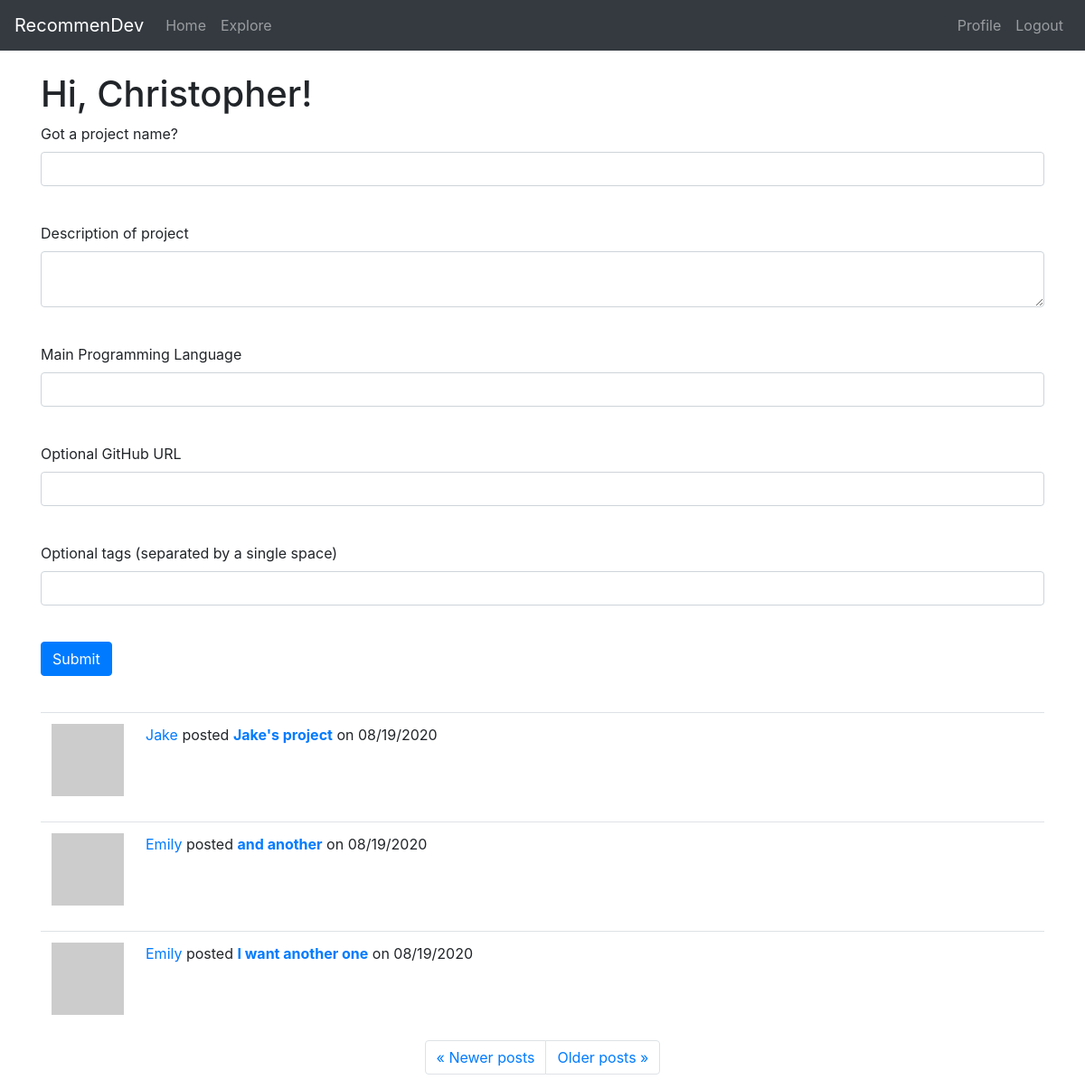
/index?page=3 (signed in), run on the app's committed database.
### app/models.py (models this page shows, shortened)
class User(UserMixin, db.Model):
    id = db.Column(db.Integer, primary_key=True)
    username = db.Column(db.String(30), index=True, unique=True)
    email = db.Column(db.String(50), index=True, unique=True)
    password_hash = db.Column(db.String(128))
    projects = db.relationship('Project', backref='owner', lazy='dynamic')
    about_me = db.Column(db.String(140))
    last_seen = db.Column(db.DateTime, default=datetime.utcnow)
    followed = db.relationship(
        'User', secondary=followers,
        primaryjoin=(followers.c.follower_id == id),
        secondaryjoin=(followers.c.followed_id == id),
        backref=db.backref('followers', lazy='dynamic'), lazy='dynamic')
    def avatar(self, size):
        digest = md5(self.email.lower().encode('utf-8')).hexdigest()
        return 'https://www.gravatar.com/avatar/{}?d=retro&s={}'.format(digest, size)
    def followed_projects(self):
        followed = Project.query.join(
            followers, (followers.c.followed_id == Project.user_id)).filter(
                followers.c.follower_id == self.id)
        own = Project.query.filter_by(user_id=self.id)
        return followed.union(own).order_by(Project.timestamp.desc())

class Project(db.Model):
    id = db.Column(db.Integer, primary_key=True)
    user_id = db.Column(db.Integer, db.ForeignKey('user.id'))
    title = db.Column(db.String(60))
    description = db.Column(db.String(150))
    timestamp = db.Column(db.DateTime, index=True, default=datetime.utcnow)
    language = db.Column(db.String(15))
    git_url = db.Column(db.String(50))
    tags = db.Column(db.String(60))

### app/routes.py (the view)
@app.route('/', methods=['GET', 'POST'])
@app.route('/index', methods=['GET', 'POST'])
@login_required
def index():
    form = ProjectForm()
    if form.validate_on_submit():
        project = Project(title=form.title.data, owner=current_user, description=form.description.data, language=form.language.data.upper(), git_url=form.git_url.data, tags=form.tags.data.lower())
        db.session.add(project)
        db.session.commit()
        flash('Project created!')
        return redirect(url_for('index'))
    page = request.args.get('page', 1, type=int)
    projects = current_user.followed_projects().paginate(page, app.config['POSTS_PER_PAGE'], False)
    next_url = url_for('index', page=projects.next_num) \
        if projects.has_next else None
    prev_url = url_for('index', page=projects.prev_num) \
        if projects.has_prev else None
    return render_template('index.html', title='Home', form=form, projects=projects.items, next_url=next_url, prev_url=prev_url)

### app/forms.py
class ProjectForm(FlaskForm):
    title = StringField('Got a project name?', validators=[DataRequired(), Length(min=1, max=60)])
    description = TextAreaField('Description of project', validators=[Length(min=0, max=150)])
    language = StringField('Main Programming Language', validators=[DataRequired(), Length(min=1, max=15)])
    git_url = StringField('Optional GitHub URL')
    tags = StringField('Optional tags (separated by a single space)', validators=[Length(min=0, max=60)])
    submit = SubmitField('Submit')

### app/models.py (called while the page is built)
@login.user_loader
def load_user(id):
    return User.query.get(int(id))

### app/routes.py (called while the page is built)
@app.before_request
def before_request():
    if current_user.is_authenticated:
        current_user.last_seen = datetime.utcnow()
        db.session.commit()

### app/templates/index.html (shortened to what this page needs)
{% extends "base.html" %}
{% block content %}
    <h1>Hi, {{ current_user.username }}!</h1>
    {% if form %}
    <form action ="" method="post">
        <div class="form-group">
            {{ form.title.label }}<br>
            {{ form.title(size=60, class="form-control") }}<br>
        </div>
        <div class="form-group">
            {{ form.description.label }}<br>
            {{ form.description(size=150, class="form-control") }}<br>
        </div>
        <div class="form-group">
            {{ form.language.label }}<br>
            {{ form.language(size=15, class="form-control") }}<br>
        </div>
        <div class="form-group">
            {{ form.git_url.label }}<br>
            {{ form.git_url(size=60, class="form-control") }}<br>
        </div>
        <div class="form-group">
            {{ form.tags.label }}<br>
            {{ form.tags(size=60, class="form-control") }}<br>
        </div>
        <p>{{ form.submit(class="btn btn-primary") }}</p>
    </form>
    <br>
    {% endif %}
    {% for project in projects %}
        {% include '_project.html' %}
    {% endfor %}
    <nav aria-label="...">
        <ul class="pagination justify-content-center">
            <li class="page-item{% if not prev_url %} disabled{% endif %}">
                <a class="page-link" href="{{ prev_url or '#' }}">
                    <span aria-hidden="true">&laquo;</span> Newer posts
                </a>
            </li>
            <li class="page-item{% if not next_url %} disabled{% endif %}">
                <a class="page-link" href="{{ next_url or '#' }}">
                    Older posts <span aria-hidden="true">&raquo;</span>
                </a>
            </li>
        </ul>
    </nav>
{% endblock %}

### app/templates/_project.html (shortened to what this page needs)
<table class="table table-hover">
    <tr>
        <td width="70px">
            <a href="{{ url_for('user', username=project.owner.username) }}">
                <img src="{{ project.owner.avatar(70) }}" />
            </a>
        </td>
        <td>
            <span class="user_popup">
                <a href="{{ url_for('user', username=project.owner.username) }}">
                    {{ project.owner.username }}
                </a>
            </span>
            posted <a href="#"><b>{{ project.title }}</b></a> on {{ moment(project.timestamp).format('L') }}
            <br> {% if project.description %} {{ project.description }} {% endif %}
        </td>
    </tr>
</table>

### data on the page
User: username "Christopher"
Project: owner.username "Jake", title "Jake's project", timestamp "08/19/2020"
Project: owner.username "Emily", title "and another", timestamp "08/19/2020"
Project: owner.username "Emily", title "I want another one", timestamp "08/19/2020"
